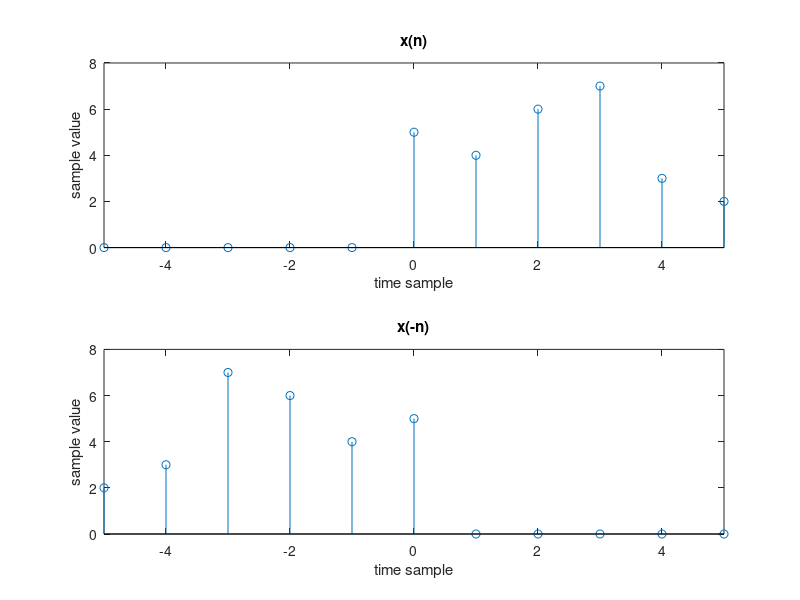
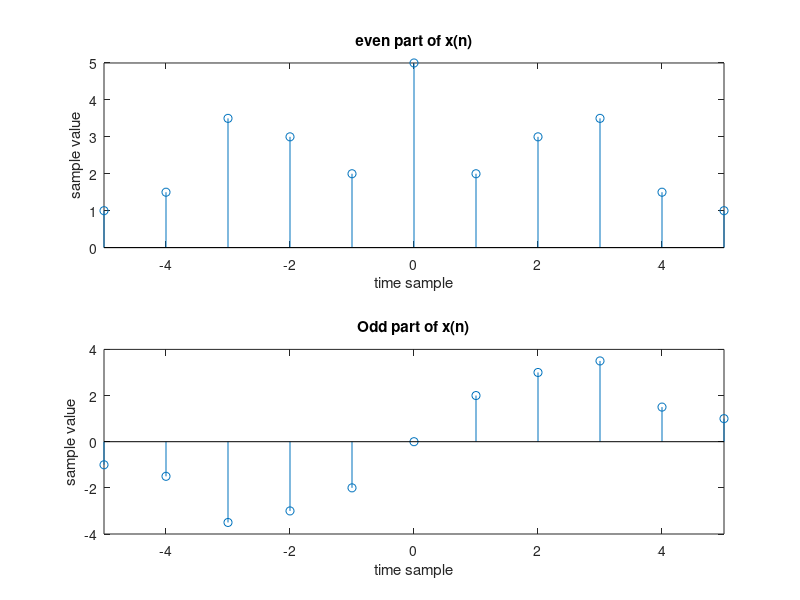

MATLAB code for these plots, in order:
clc
clear all;
close all

x=[5 4 6 7 3 2]
n=length(x);
t=-(n-1):(n-1);
p=zeros(1,n-1)
x1=[p x] % reshape

x2=fliplr(x)
x3=[x2 p]

figure;
subplot(2,1,1)
stem(t,x1)
title('x(n)')
xlabel('time sample')
ylabel('sample value')
axis([-5 5 0 8])
subplot(2,1,2)
stem(t,x3)
title('x(-n)')
xlabel('time sample')
ylabel('sample value')
axis([-5 5 0 8])
%--------even & odd function---
even=(x1+x3)/2
odd=(x1-x3)/2
%--------end-------
figure;
subplot(2,1,1)
stem(t,even)
title('even part of x(n)')
xlabel('time sample')
ylabel('sample value')
xlim([-5 5])
subplot(2,1,2)
stem(t,odd)
title('Odd part of x(n)')
xlabel('time sample')
ylabel('sample value')
xlim([-5 5])

